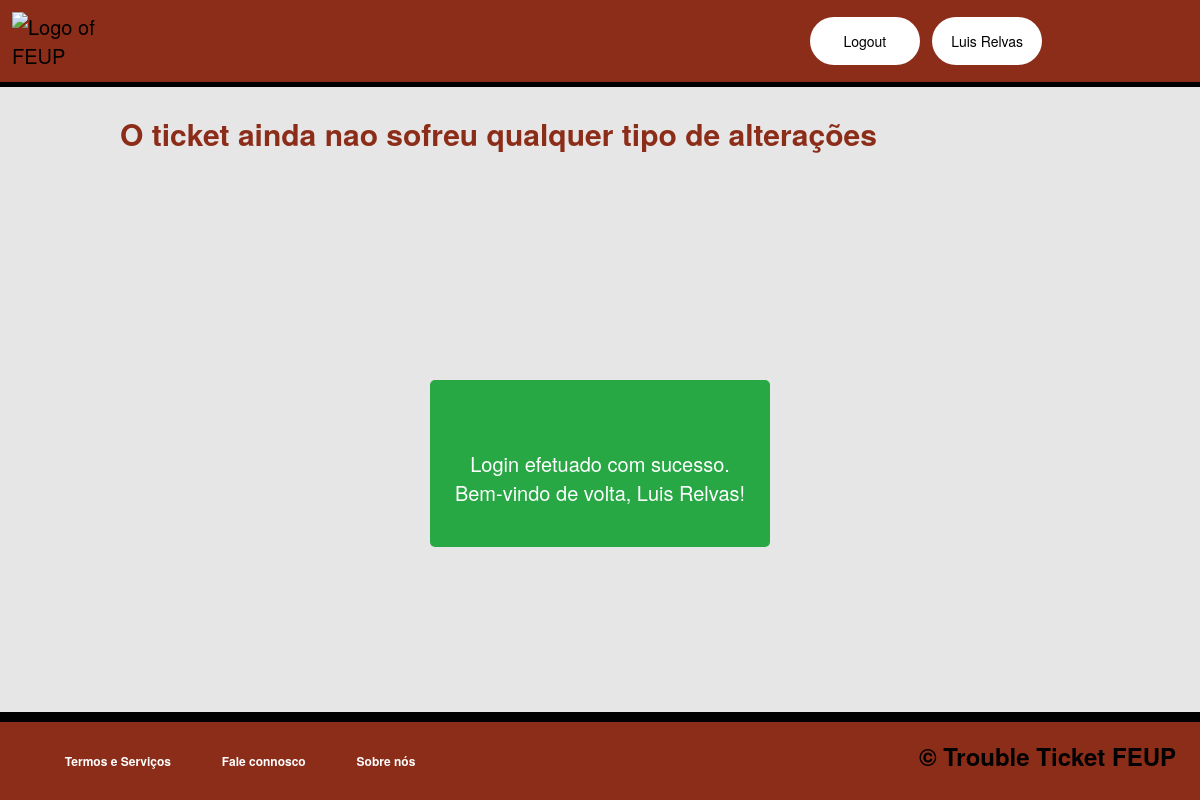
The page /pages/ticketseechanges.php?ticket_id=16 (signed in) on the database as committed earlier.
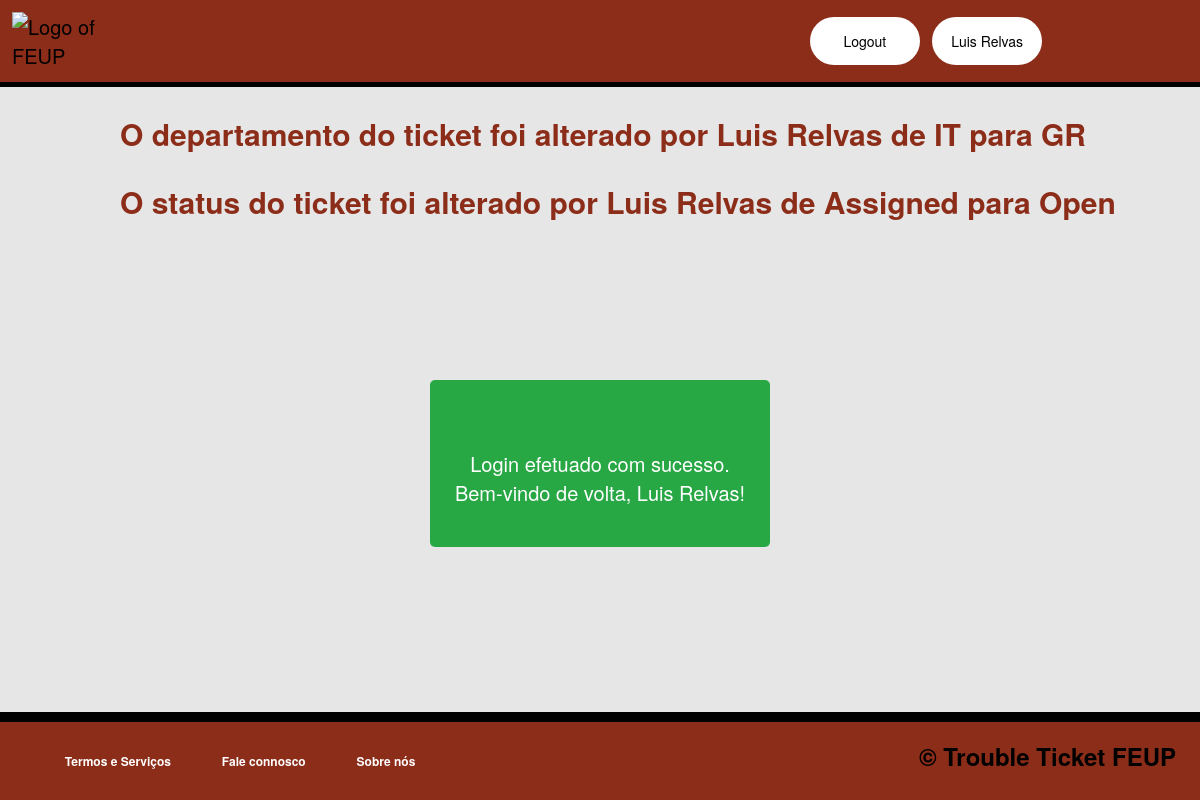
The same page on the database as committed later.
### tables this page shows
CREATE TABLE changes(
	changes_id INTEGER PRIMARY KEY,
	ticket_id INTEGER NOT NULL,
	id INTEGER NOT NULL,
	text TEXT NOT NULL,
	closed_id INTEGER DEFAULT 0,
	FOREIGN KEY(ticket_id) REFERENCES ticket(ticket_id),
	FOREIGN KEY(id) REFERENCES user(id)
);

### classes/session.class.php (called while the page is built, shortened)
<?php
  class Session {
    private array $messages;
    public function __construct() {
      $this->messages = isset($_SESSION['messages']) ? $_SESSION['messages'] : array();
    }
    public function isLoggedIn() : bool {
      return isset($_SESSION['id']);
    }
    public function getMessages() {
      return $this->messages;
    }
  }
?>

### classes/ticket.class.php (called while the page is built, shortened)
<?php
  require_once('user.class.php');
  require_once('session.class.php');
  class Ticket {
    public function __construct(int $ticket_id, int $id,  int $department_id, int $status_id, string $tittle, string $description, string $initial_date,int $hashtag_id, int $agent_id) {
        $this->department_id = $department_id;
      }
    static function showChanges(PDO $db, int $ticket_id) : ?array{
      $stmt = $db->prepare('SELECT * FROM changes WHERE ticket_id = ? and closed_id = 0');
      $stmt->execute(array(intval($_GET['ticket_id'])));
      $var = $stmt->fetchAll();
      if($var) {
        return $var;
      }
      else {
        return null;
      }
    }
    static function getinfoTicket(PDO $db, int $ticket_id) : ?Ticket {
      $stmt = $db->prepare('SELECT ticket_id,id,department_id,status_id,tittle,description,initial_date,hashtag_id,agent_id FROM ticket where ticket_id = ?');
      $stmt->execute(array($ticket_id));
      $ticket = $stmt->fetch();
      if($ticket){
      return new Ticket(
        $ticket['ticket_id'],
        $ticket['id'],
        $ticket['department_id'],
        $ticket['status_id'],
        $ticket['tittle'],
        $ticket['description'],
        $ticket['initial_date'],
        $ticket['hashtag_id'],
        $ticket['agent_id']
    );}
    else
    return null;
    }
}
  ?>

### classes/user.class.php (called while the page is built, shortened)
<?php
  class User {
    static function checkAgent(PDO $db, int $id, int $department_id) : bool {
      $stmt1 = $db->prepare('SELECT * FROM agent where id = ? and department_id = ?');
      $stmt1->execute(array($id, $department_id));
      $var1 = $stmt1->fetchAll();
      if($var1) {
        return true;
      }
      else {
        return false;
      }
    }
}
?>

### pages/ticketseechanges.php (the view, shortened to what this page needs)
<?php
require_once(dirname(__DIR__).'/templates/common.php');
require_once(dirname(__DIR__).'/classes/session.class.php');
require_once(dirname(__DIR__).'/classes/user.class.php');
require_once(dirname(__DIR__).'/classes/ticket.class.php');
$session = new Session();
drawHeader($session);
if (count($session->getMessages())) drawMessages($session);
$db = getDatabaseConnection();
$var = Ticket::showChanges($db, intval($_GET['ticket_id']));
$ticket = Ticket::getinfoTicket($db, intval($_GET['ticket_id']));
if($ticket == "NULL") {
    ?><h2>O ticket que procura nao existe</h2><?php
}else {
$var1 = User::checkAgent($db, $_SESSION['id'],$ticket->department_id);
if($var1 || $_SESSION['role'] == 0){
if($var){
foreach($var as $va) { ?>
    <h2><?=$va['text']?></h2><?php
} ?>
<?php }
    else{
        ?><h2>O ticket ainda nao sofreu qualquer tipo de alterações</h2><?php
    }
}
else{
    drawAcessDenied();
 }
drawFooter();}
?>

### templates/common.php (shortened to what this page needs)
<?php
    function drawHeader(Session $session) { ?>
        <!DOCTYPE html>
        <html lang="PT-pt">
            <head>
                <link rel="stylesheet" href="../css/responsive.css">
                <link rel="stylesheet" href="../css/layout.css">
                <link rel="stylesheet" href="../css/style.css">
                <link rel="stylesheet" href="../css/messages.css">
                <link rel="stylesheet" href="../css/common.css">
                <link rel="stylesheet" href="../css/accordion.css">
            </head>
            <body>
                <header>
                        <div class = "logo">
                            <a href="../pages/index.php">
                                <img src="https://dec.fe.up.pt/wp-content/uploads/2021/03/logo-feup-white.png" alt="Logo of FEUP">
                            </a>
                        </div>
                        <?php
                            if ($session->isLoggedIn())
                            drawLoginUser($session->getId(), $session->getName());
                            else drawDefaultUser();
                        ?>
                </header>
            </body>
            <main>
            <?php
        }
        function drawLoginUser(int $id, string $name) { ?>
            <div id="login">
                <button clickable onclick="location.href='../actions/logout.action.php'">
                    Logout
                </button>
                <button clickable onclick="location.href='../pages/profile.php?id=<?=$id?>'">
                    <?=$name?>
                </button>
            </div>
        <?php
        }
        function drawDefaultUser() { ?>
        <?php }
        function drawMessages(Session $session) {
            echo '<div id="popup-container">';
            foreach ($session->getMessages() as $message) {
                echo '<div class="popup-alert ' . $message['type'] . '">';
                echo '<p>' . $message['text'] . '</p>';
                echo '</div>';
            }
            echo '</div>';
        }
function drawFooter() { ?>
    </main>
    <footer>
        <div class="footer">
            <nav>
                <h3><a href="../pages/index.php">Termos e Serviços</a></h3>
                <h3><a href="../pages/index.php">Fale connosco</a></h3>
                <h3><a href="../pages/index.php">Sobre nós</a></h3>
            </nav>
            <h3> &#169; Trouble Ticket FEUP</h3>
           </div>
    </footer>
    </body>
</html> <?php
}
?>

### css/layout.css (style rules this page uses)
h2 { text-align: left; margin-bottom: 20px; margin-left: 10%; }
h3 { margin-bottom: 10px; margin-left: 10%; }

### css/style.css (style rules this page uses)
:root { --principalColor: #8C2D19; --backgroundColor: #f5f5f5; --blackletter: #000; --borderColor: #ccc; --whiteColor: #fff; --buttonHoverColor: #e6b0aa; --errorColor: red; --grayColor: #333; --boxSadowAux: rgba(0, 0, 0, 0.1); --borderColorAux: #ddd; --linkHoverColor: blue; --linkColor: darkblue; --backGroundAux: #eee; --backGround2: #bcbaba; --grayColor1: gray; }

### css/messages.css (style rules this page uses)
:root { --color-text: #fff; --color-success: #28a745; --color-error: #dc3545; --backGround: rgba(0, 0, 0, 0.8); --boxShadow: rgba(0, 0, 0, 0.3); }
#popup-container { position: fixed; top: 50%; left: 50%; transform: translate(-50%, -50%); width: 300px; border-radius: 8px; padding: 20px; z-index: 9999; display: flex; flex-direction: column; align-items: center; justify-content: center; }
.popup-alert { display: flex; align-items: center; justify-content: center; position: absolute; text-align: center; top: 0; left: 0; right: 0; padding: 20px; background-color: var(--backGround); color: var(--color-text); border-radius: 5px; box-shadow: 0 0 10px var(--boxShadow); opacity: 0; transform: translateY(-100%); animation: fade-in 0.5s forwards; font-family: "Haas Grot Text R Web", "Helvetica Neue", Helvetica, Arial, sans-serif; }
.popup-alert.success { background-color: var(--color-success); }

### css/common.css (style rules this page uses)
:root { --principalColor: #8C2D19; --backgroundColor: #e6e6e6; --whiteColor: #FFF; --focusBorderColor: rgba(140, 45, 25, 0.5); --submitHoverColor: #E6B0AA; --buttonHoverColor: #E6B0AA; --borderColor: #ccc; --blackColor: black; --errorColor: red; --successColor: green; --linkColor: #0366d6; --seeTicketShadow: 0 2px 4px rgba(87, 1, 1, 0.507); --buttonColor: #8c2d19; --seeProfileShadow: 0 0 5px rgba(94, 2, 2, 0.582); --boxShadowForm: 0 0 5px rgba(0, 0, 0, 0.2); --buttonShadowColor: #8c2d19; --boxShadow: 0px 0px 5px 0px var(--principalColor); }
body { display: flex; flex-direction: column; font-size: 20px; min-height: 100vh; margin: 0; padding: 0; background-color: var(--backgroundColor); font-family: "Haas Grot Text R Web", "Helvetica Neue", Helvetica, Arial, sans-serif; }
.footer { display: flex; flex-direction: row; justify-content: space-between; background-color: var(--principalColor); border-top: 10px solid var(--blackColor); align-items: center; padding: 2%; color: var(--whiteColor); height: 30px; }
.footer a { font-size: 1vw; text-decoration: none; color: var(--whiteColor); transition: color 0.3s ease; margin: 10px; white-space: nowrap; }
.footer > nav { display: flex; flex-direction: row; justify-content: space-between; width: auto; }
.footer nav h3 { margin-top: 0px; }
.footer h3 { margin-top: 0px; }
footer { margin-top: auto; }
header { display: flex; flex-direction: row; justify-content: space-between; align-items: center; padding: 1%; background-color: var(--principalColor); border-bottom: 5px solid var(--blackColor); color: var(--whiteColor); margin-bottom: 0; }
.logo > a > img { width: 25%; height: auto; margin-right: 2%; }
#login { display: grid; grid-template-columns: repeat(3, 1fr); grid-gap: 1vw; color: var(--whiteColor); text-decoration: none; color: var(--whiteColor); transition: color 0.3s ease; margin-right: 2%; }
#login > button { background-color: var(--whiteColor); white-space: nowrap; display: inline-block; border-radius: 2vw; border-style: none; box-sizing: border-box; color: var(--blackColor); cursor: pointer; display: inline-block; font-family: "Haas Grot Text R Web", "Helvetica Neue", Helvetica, Arial, sans-serif; font-size: 70%; font-weight: 500; height: 4vw; line-height: 2vw; list-style: none; margin: 0; outline: none; padding: 1vw 1.6vw; position: relative; text-align: center; text-decoration: none; transition: color 100ms; vertical-align: baseline; user-select: none; -webkit-user-select: none; touch-action: manipulation; }
h2 { font-size: 30px; font-weight: 600; color: var(--principalColor); font-family: "Haas Grot Text R Web", "Helvetica Neue", Helvetica, Arial, sans-serif; }
h3 { font-size: 2vw; font-family: "Haas Grot Text R Web", "Helvetica Neue", Helvetica, Arial, sans-serif; color: var(--blackColor); }
a { text-decoration: none; color: var(--blackColor); transition: color 0.3s ease; }

Rows that differ between the two databases and show on the page:
added changes: text "O departamento do ticket foi alterado por Luis Relvas de IT para GR"
added changes: text "O status do ticket foi alterado por Luis Relvas de Assigned para Open"
Other text that changed with them:
text no longer shown: "O ticket ainda nao sofreu qualquer tipo de alterações"
